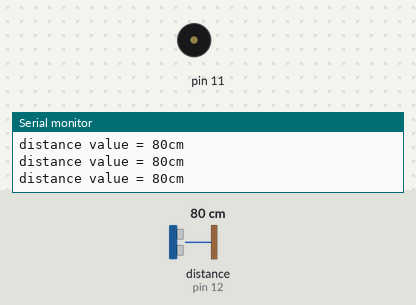
A sketch run on a simulated Arduino Uno, built with avr-gcc and run on an emulated ATmega328P. Shown: buzzer (waves = sounding), the last lines printed to the serial monitor. Wiring (inferred from the names in the program): ultrasonic range finder: trigger pin 13; echo pin 12. The test bench sets the inputs (shaded band); at power-on: distance to the obstacle (sensor on pin 12) 80 cm. The echo pulse lasts 58.3 µs per cm.

Above: at 1.2 s.
1.3 s: distance to the obstacle (sensor on pin 12) set to 28 cm
4.3 s: distance to the obstacle (sensor on pin 12) set to 22 cm
At 4.4 s:
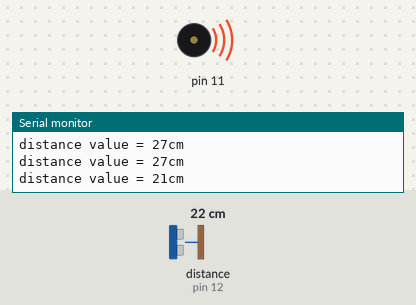
7.3 s: distance to the obstacle (sensor on pin 12) set to 60 cm
At 8.5 s:
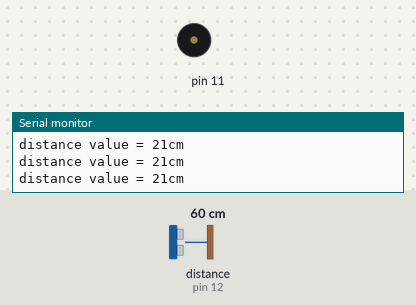
Timing chart, 0 to 10.3 s (numbered marks = the images above; inputs shaded):
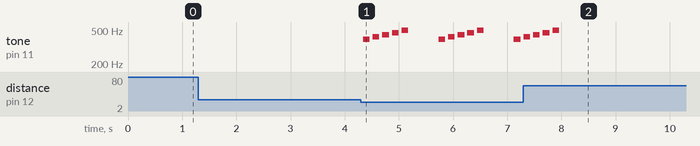

Measured:
- the behaviour switches between 26 and 25 cm on distance to the obstacle (sensor on pin 12) (found by bisection; images 0 and 1)
- after the input at 4.3 s, tone on pin 11: silent → 392 Hz at once, then repeats every 1.4 s: silent 0.05 s, 415 Hz 0.13 s, silent 0.05 s, 440 Hz 0.13 s, silent 0.05 s, 466 Hz 0.13 s, silent 0.05 s, 494 Hz 0.13 s, silent 0.56 s, 392 Hz 0.13 s
- after the input at 7.3 s, tone on pin 11: goes on until 8.0 s, then stays silent

The sketch:

Ultrasonic_with_Sound.ino
```cpp
#include "pitches.h"

int damage_notes[]={NOTE_A3, NOTE_F3, NOTE_A2, 0, NOTE_A3, NOTE_F3, NOTE_A2, 0, NOTE_A3, NOTE_F3, NOTE_A2};
int damage_durations[]={8, 8, 8, 12, 8, 8, 8, 12, 8, 8, 8};

int block_notes[]={NOTE_G4, NOTE_GS4, NOTE_A4, NOTE_AS4, NOTE_B4};
int block_durations[]={8, 8, 8, 8, 8};

int Echo = 12 ;
int Trig = 13 ;

void setup(){
    pinMode(Echo,INPUT);
    pinMode(Trig, OUTPUT);
    Serial.begin(9600);
}

void loop(){
    unsigned long duration, cm ;

    digitalWrite(Trig,LOW);
    delayMicroseconds(2);
    digitalWrite(Trig,HIGH);
    delayMicroseconds(5);
    digitalWrite(Trig,LOW);


    duration = pulseIn(Echo,HIGH);

    cm = MicroStoCm(duration);

    Serial.print("distance value = ");
    Serial.print(cm);
    Serial.println("cm");


    if (cm < 8){
        damage();
        delay(500);
    }
    else if(cm<25){
        block();
        delay(500);
    }


}


unsigned long MicroStoCm (unsigned long MicroS){
    return (MicroS/29)/2;
}

void damage(){
    for(int i = 0; i<11;i++){
        int durations = 1000/damage_durations[i];
        tone(11,damage_notes[i],durations);
        int pauseBetweenNotes = durations * 1.43 ;
        delay(pauseBetweenNotes);
    }
}

void block(){
    for(int i = 0; i<5;i++){
        int durations = 1000/block_durations[i];
        tone(11,block_notes[i],durations);
        int pauseBetweenNotes = durations * 1.43 ;
        delay(pauseBetweenNotes);
    }
}
```

pitches.h
```cpp
/*************************************************
 * Public Constants
 *************************************************/

#define NOTE_B0  31
#define NOTE_C1  33
#define NOTE_CS1 35
#define NOTE_D1  37
#define NOTE_DS1 39
#define NOTE_E1  41
#define NOTE_F1  44
#define NOTE_FS1 46
#define NOTE_G1  49
#define NOTE_GS1 52
#define NOTE_A1  55
#define NOTE_AS1 58
#define NOTE_B1  62
#define NOTE_C2  65
#define NOTE_CS2 69
#define NOTE_D2  73
#define NOTE_DS2 78
#define NOTE_E2  82
#define NOTE_F2  87
#define NOTE_FS2 93
#define NOTE_G2  98
#define NOTE_GS2 104
#define NOTE_A2  110
#define NOTE_AS2 117
#define NOTE_B2  123
#define NOTE_C3  131
#define NOTE_CS3 139
#define NOTE_D3  147
#define NOTE_DS3 156
#define NOTE_E3  165
#define NOTE_F3  175
#define NOTE_FS3 185
#define NOTE_G3  196
#define NOTE_GS3 208
#define NOTE_A3  220
#define NOTE_AS3 233
#define NOTE_B3  247
#define NOTE_C4  262
#define NOTE_CS4 277
#define NOTE_D4  294
#define NOTE_DS4 311
#define NOTE_E4  330
#define NOTE_F4  349
#define NOTE_FS4 370
#define NOTE_G4  392
#define NOTE_GS4 415
#define NOTE_A4  440
#define NOTE_AS4 466
#define NOTE_B4  494
#define NOTE_C5  523
#define NOTE_CS5 554
#define NOTE_D5  587
#define NOTE_DS5 622
#define NOTE_E5  659
#define NOTE_F5  698
#define NOTE_FS5 740
#define NOTE_G5  784
#define NOTE_GS5 831
#define NOTE_A5  880
#define NOTE_AS5 932
#define NOTE_B5  988
#define NOTE_C6  1047
#define NOTE_CS6 1109
#define NOTE_D6  1175
#define NOTE_DS6 1245
#define NOTE_E6  1319
#define NOTE_F6  1397
#define NOTE_FS6 1480
#define NOTE_G6  1568
#define NOTE_GS6 1661
#define NOTE_A6  1760
#define NOTE_AS6 1865
#define NOTE_B6  1976
#define NOTE_C7  2093
#define NOTE_CS7 2217
#define NOTE_D7  2349
#define NOTE_DS7 2489
#define NOTE_E7  2637
#define NOTE_F7  2794
#define NOTE_FS7 2960
#define NOTE_G7  3136
#define NOTE_GS7 3322
#define NOTE_A7  3520
#define NOTE_AS7 3729
#define NOTE_B7  3951
#define NOTE_C8  4186
#define NOTE_CS8 4435
#define NOTE_D8  4699
#define NOTE_DS8 4978
```
